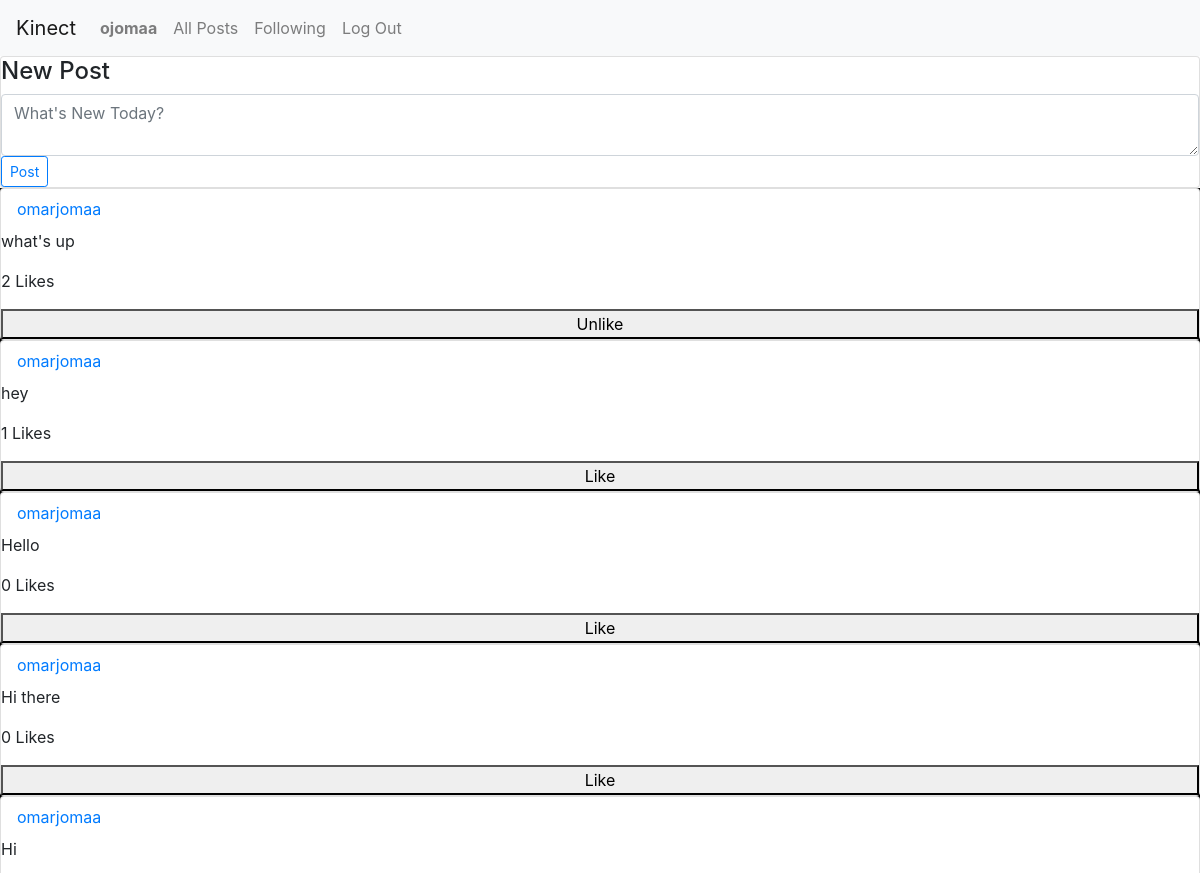
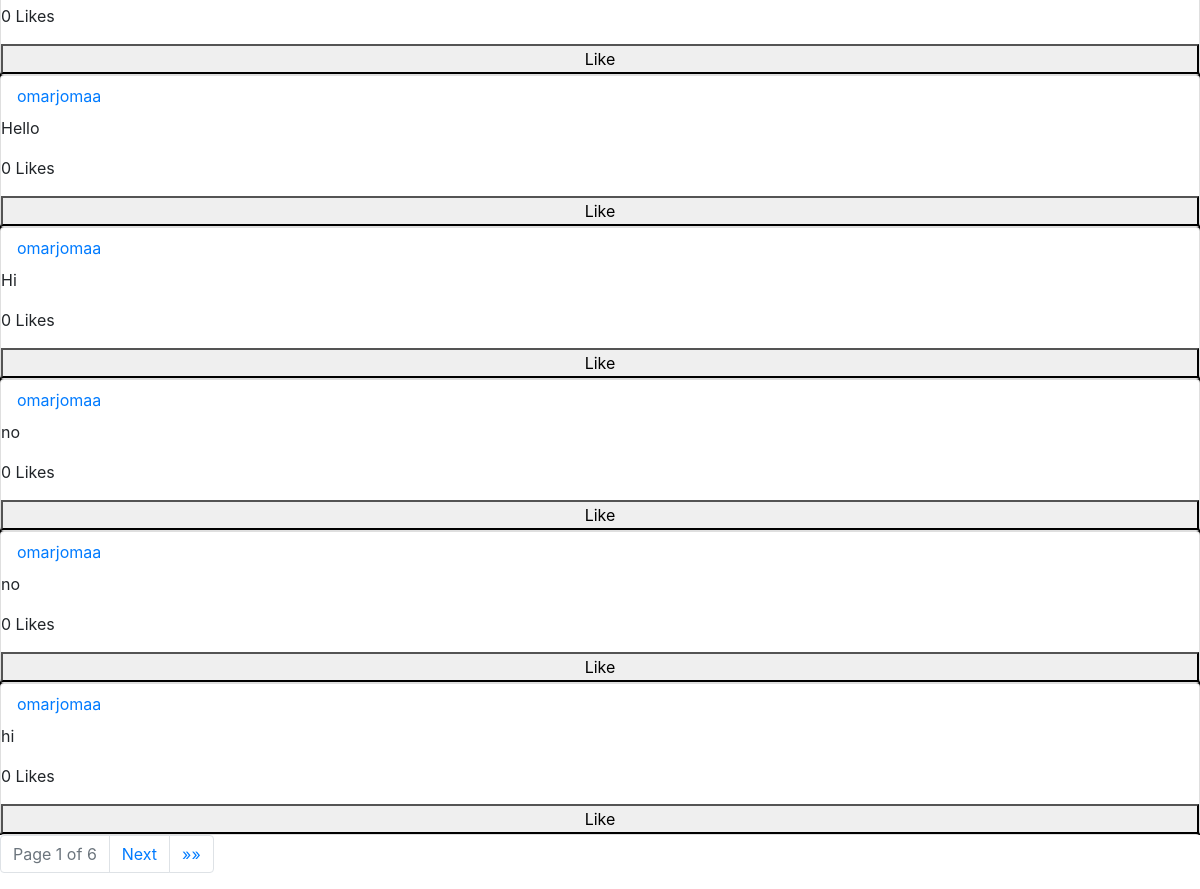
/ (signed in), run on the app's committed database (2 pictures, top to bottom).
### kinect/models.py (models this page shows, shortened)
class User(AbstractUser):
    following= models.ManyToManyField('self',symmetrical=False, related_name="user_following")
    follower= models.ManyToManyField('self',symmetrical=False, related_name="user_followers")
    def __str__(self):
        return f"{self.username}"

class NewPost(models.Model):
    user = models.ForeignKey("User", on_delete=models.CASCADE, related_name="user")
    body = models.TextField(blank=True)
    Timestamp= models.DateTimeField(auto_now_add=True)
    like = models.ManyToManyField('User',symmetrical=False, related_name="like_post")

### kinect/views.py (the view)
# urls.py: path("", views.index, name="index"),
def index(request):
    if request.user.is_authenticated:
        post= NewPost.objects.all()
        paginator= Paginator(post,10)
        page_number = request.GET.get('page')
        page_obj = paginator.get_page(page_number)
        return render(request, "network/index.html", {
            "page_obj": page_obj,
        })
    else:
        return HttpResponseRedirect(reverse("login"))

### kinect/templates/network/index.html (shortened to what this page needs)
{% extends "network/layout.html" %}
{% load static %}
{% block body %}
    <div id="all-posts">
        <div id="newpost-view" class="card">
            <h4>New Post</h4>
            <div class="card-textbody">
                <textarea class="form-control" id="compose-body" placeholder="What's New Today?"></textarea>
            </div>
            <div class="card-post-button">
                <button type="submit" class="btn btn-sm btn-outline-primary" id="submit-post">Post</button>
            </div>
        </div>
        <div id="posts">
            {% for p in page_obj %}
               <div id="{{p.id}}" class="card">
                <a class="nav-link" href="{% url 'profile' p.user %}"> {{p.user}} </a>
                <p class="card-text"> {{p.body}} </p>
                <p class="likes">{{p.like.count}} Likes</p>
                {% if request.user in p.like.all %}
                    <button class="like-toggle">Unlike</button>
                {% else %}
                    <button class="like-toggle">Like</button>
                {% endif %}
               </div>
            {% endfor %}
        </div>
    </div>
    <nav aria-label="Page navigation">
        <ul class="pagination">
          <li class="page-item disabled">
            <span class="page-link">Page {{ page_obj.number }} of {{ page_obj.paginator.num_pages }}</span>
          </li>
          {% if page_obj.has_next %}
            <li class="page-item">
              <a class="page-link" href="?page={{ page_obj.next_page_number }}" aria-label="Next">
                <span aria-hidden="true">Next</span>
              </a>
            </li>
            <li class="page-item">
              <a class="page-link" href="?page={{ page_obj.paginator.num_pages }}" aria-label="Last">
                <span aria-hidden="true">&raquo;&raquo;</span>
              </a>
            </li>
          {% endif %}
        </ul>
      </nav>
{% endblock %}
{% block script %}
    <link rel="stylesheet" href="{% static 'network/styles.css' %}">
{% endblock %}

### kinect/templates/network/layout.html (shortened to what this page needs)
{% load static %}
<!DOCTYPE html>
<html lang="en">
    <head>
        <link rel="stylesheet" href="https://stackpath.bootstrapcdn.com/bootstrap/4.4.1/css/bootstrap.min.css">
        <link href="{% static 'network/styles.css' %}" rel="stylesheet">
        {% block script %}
        {% endblock %}
    </head>
    <body>
        <nav class="navbar navbar-expand-lg navbar-light bg-light">
            <a class="navbar-brand" href="#">Kinect</a>
            <div>
              <ul class="navbar-nav mr-auto">
                {% if user.is_authenticated %}
                    <li class="nav-item">
                        <a class="nav-link" href="{% url 'profile' request.user %}"><strong>{{ request.user }}</strong></a>
                    </li>
                {% endif %}
                <li class="nav-item">
                  <a class="nav-link" id="allposts" href="{% url 'index' %}">All Posts</a>
                </li>
                {% if user.is_authenticated %}
                    <li class="nav-item">
                        <a class="nav-link" href="{% url 'following' %}">Following</a>
                    </li>
                    <li class="nav-item">
                        <a class="nav-link" href="{% url 'logout' %}">Log Out</a>
                    </li>
                {% endif %}
              </ul>
            </div>
          </nav>
        <div class="body">
            {% block body %}
            {% endblock %}
        </div>
    </body>
</html>

### kinect/static/network/styles.css (style rules this page uses)
#posts { background-color: black; }

### data on the page
User: user "ojomaa"
NewPost: user "omarjomaa", body "what's up", like.count "2", shows "Unlike"
NewPost: user "omarjomaa", body "hey", like.count "1", shows "Like"
NewPost: user "omarjomaa", body "Hello", like.count "0", shows "Like"
NewPost: user "omarjomaa", body "Hi there", like.count "0", shows "Like"
NewPost: user "omarjomaa", body "Hi", like.count "0", shows "Like"
NewPost: user "omarjomaa", body "Hello", like.count "0", shows "Like"
NewPost: user "omarjomaa", body "Hi", like.count "0", shows "Like"
NewPost: user "omarjomaa", body "no", like.count "0", shows "Like"
NewPost: user "omarjomaa", body "no", like.count "0", shows "Like"
NewPost: user "omarjomaa", body "hi", like.count "0", shows "Like"

### other printed values
{{ page_obj.number }} "1"
{{ page_obj.paginator.num_pages }} "6"
